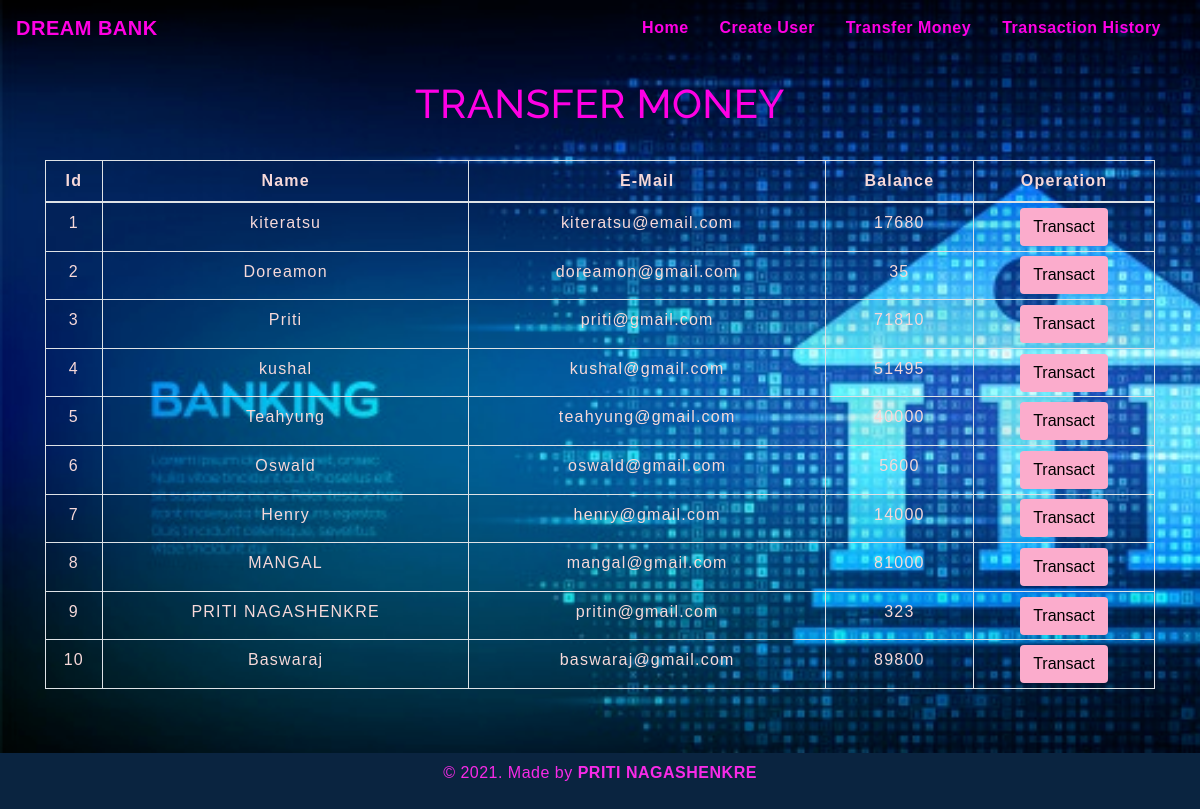
The app's page /transfermoney.php with its own data.
### tables this page shows
CREATE TABLE `users` (
  `id` int(3) NOT NULL,
  `name` text NOT NULL,
  `email` varchar(30) NOT NULL,
  `balance` int(8) NOT NULL
);

### transfermoney.php (the view, shortened to what this page needs)
<!DOCTYPE html>
<html lang="en">
<head>
    <link rel="stylesheet" href="https://maxcdn.bootstrapcdn.com/bootstrap/4.0.0/css/bootstrap.min.css">
    <link rel="stylesheet" type="text/css" href="css/table.css">
    <link rel="stylesheet" type="text/css" href="css/navbar.css">
</head>
<body>
  <div class="pp">
<?php
    include 'config.php';
    $sql = "SELECT * FROM users";
    $result = mysqli_query($conn,$sql);
?>
<?php
  include 'navbar.php';
?>
<div class="container">
        <h2 class="text-center pt-4" style="color :#FF00E4;">TRANSFER MONEY</h2>
        <br>
            <div class="row">
                <div class="col">
                    <div class="table-responsive-sm">
                    <table class="table table-hover table-sm table-striped table-condensed table-bordered" style="border-color:black;">
                        <thead style="color : #F7D9D9;">
                            <tr>
                            <th scope="col" class="text-center py-2">Id</th>
                            <th scope="col" class="text-center py-2">Name</th>
                            <th scope="col" class="text-center py-2">E-Mail</th>
                            <th scope="col" class="text-center py-2">Balance</th>
                            <th scope="col" class="text-center py-2">Operation</th>
                            </tr>
                        </thead>
                        <tbody>
                <?php
                    while($rows=mysqli_fetch_assoc($result)){
                ?>
                    <tr style="color : #F7D9D9;">
                        <td class="py-2"><?php echo $rows['id'] ?></td>
                        <td class="py-2"><?php echo $rows['name']?></td>
                        <td class="py-2"><?php echo $rows['email']?></td>
                        <td class="py-2"><?php echo $rows['balance']?></td>
                        <td><a href="selecteduserdetail.php?id= <?php echo $rows['id'] ;?>"> <button type="button" class="btn" style="background-color : #FBACCC;">Transact</button></a></td>
                    </tr>
                <?php
                    }
                ?>
                        </tbody>
                    </table>
                    </div>
                </div>
            </div>
         </div>
         <footer class="text-center mt-5 py-2">
            <p>&copy 2021. Made by <b>PRITI NAGASHENKRE</b> <br></p>
        </footer>
</div>
</body>
</html>

### navbar.php (shortened to what this page needs)
<nav class="navbar navbar-expand-md ">
<a class="navbar-brand" href="index.php" style="color : #FF00E4;"><b>DREAM BANK</b></a>
<div class="collapse navbar-collapse" id="collapsibleNavbar">
      <ul class="navbar-nav ml-auto">
        <li class="nav-item">
          <a class="nav-link" href="index.php" style="color :#FF00E4;"><b>Home</b></a>
        </li>
        <li class="nav-item">
          <a class="nav-link" href="createuser.php" style="color : #FF00E4;"><b>Create User</b></a>
        </li>
        <li class="nav-item">
          <a class="nav-link" href="transfermoney.php" style="color :#FF00E4;"><b>Transfer Money</b></a>
        </li>
        <li class="nav-item">
          <a class="nav-link" href="transactionhistory.php" style="color : #FF00E4;"><b>Transaction History</b></a>
        </li>
    </div>
 </nav>

### css/table.css (style rules this page uses)
* { padding: 0; margin: 0; box-sizing: border-box; font-family: sans-serif; }
.pp { background-image: url("ba.png"); background-repeat:no-repeat; background-size:cover; }
h2 { font-size: 40px; }
footer { color:#f82ae7; background-color:#0a2440; letter-spacing: 0.5px; }
table { letter-spacing: 1.2px; }
td { text-align: center; }
button { border:none; background: #d9d9d9; transition: 1s; }

### css/navbar.css (style rules this page uses)
.nav-link { margin-right: 15px; color:#000000; letter-spacing: 0.5px; transition: 0.5s; }
.navbar-brand { color: #000000; letter-spacing: 0.5px; }
.pp { background-image: url("ba.png"); background-repeat:no-repeat; background-size:cover; }
h2 { letter-spacing: 0.5px; font-family: raleway; }

### transfermoney.php (style rules this page uses)
button { transition: 1.5s; }

### records on screen
users: id "1", name "kiteratsu", email "kiteratsu@email.com", balance "17680"
users: id "2", name "Doreamon", email "doreamon@gmail.com", balance "35"
users: id "3", name "Priti", email "priti@gmail.com", balance "71810"
users: id "4", name "kushal", email "kushal@gmail.com", balance "51495"
users: id "5", name "Teahyung", email "teahyung@gmail.com", balance "40000"
users: id "6", name "Oswald", email "oswald@gmail.com", balance "5600"
users: id "7", name "Henry", email "henry@gmail.com", balance "14000"
users: id "8", name "MANGAL", email "mangal@gmail.com", balance "81000"
users: id "9", name "PRITI NAGASHENKRE", email "pritin@gmail.com", balance "323"
users: id "10", name "Baswaraj", email "baswaraj@gmail.com", balance "89800"
